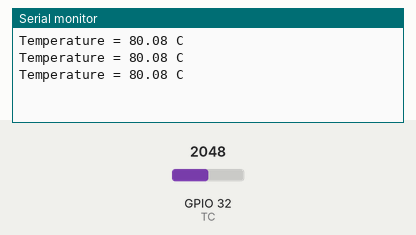
Simulated run of this sketch. Board: ESP32. Parts: the last lines printed to the serial monitor. Inputs (shaded band) come from the test bench; at power-on: GPIO 32 (TC) = 2048.

Above: at 1.3 s.
1.4 s: GPIO 32 (TC) set to 2866
At 1.9 s:
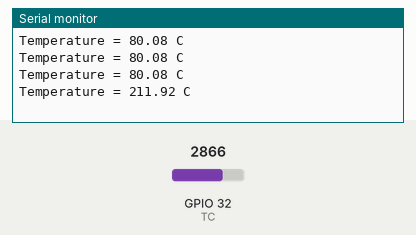
2.9 s: GPIO 32 (TC) set to 3603
At 3.4 s:
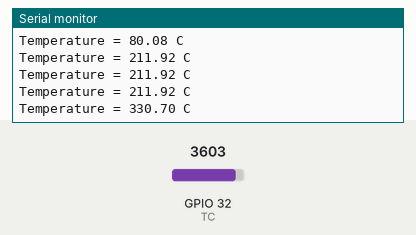
Timing chart, 0 to 5.9 s (numbered marks = the images above; inputs shaded):
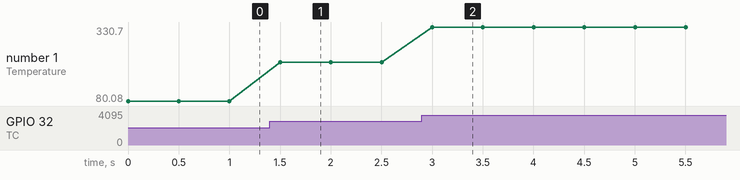

Measured:
- after the input at 1.4 s, the serial monitor: prints a new line after 0.10 s (image 1)
- after the input at 2.9 s, the serial monitor: prints a new line after 0.10 s (image 2)
- plotted number 1: 80.08 → 211.92 after the input at 1.4 s, 211.92 → 330.7 after the input at 2.9 s

The sketch:

ad8495.ino
```cpp
#define TC 32
void setup() {
  // put your setup code here, to run once:
  Serial.begin(115200);

}

void loop() {
  // put your main code here, to run repeatedly:
  Serial.print("Temperature = ");
  Serial.print(get_temperature());
  Serial.println(" C");
  delay(500);
}

// AD8495 (Thermal courple) functions
float get_temperature() {
  float AREF = 3.3;
  int ADC_RESOLUTION = 12;
  float reading, voltage, temperature;

  reading = analogRead(TC);
  voltage = reading * (AREF / (pow(2,ADC_RESOLUTION)-1));
  temperature = (voltage - 1.25) / 0.005;

  return temperature;
}
```
